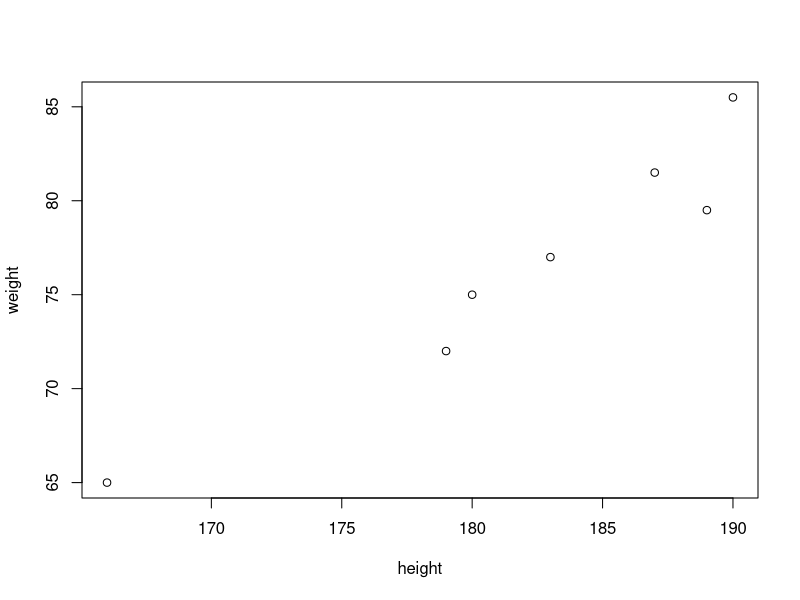

Recreate this plot in R.
# a simple r script

# sample: weight and height of males
weight <- c(75,81.5,72,79.5,85.5,65,77)
height <- c(180,187,179,189,190,166,183)
# means
mean(weight)
mean(height)
# diagram
plot(height,weight)

# include library
library(datasets)
data(women)
# average heights and weights for American women aged 30-39
women

weight